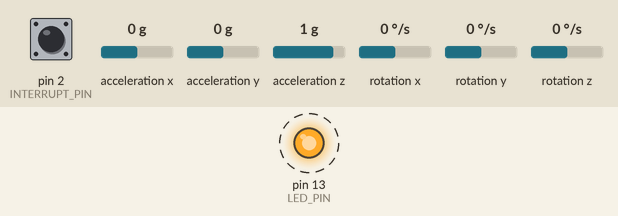
Bench run of a sketch on a simulated Arduino Uno, built with avr-gcc and run on an emulated ATmega328P. Parts: output pins drawn as LEDs (lit = HIGH). Dashed ring = blinking. The inputs (shaded band) are chosen by the test bench; at power-on: pin 2 (INTERRUPT_PIN) LOW, acceleration x 0 g, acceleration y 0 g, acceleration z 1 g, rotation x 0 °/s, rotation y 0 °/s, rotation z 0 °/s. The ROS host is connected and sends only what is stated; the sensor or clock chip raises its interrupt line as the real part does.

Above: at 0.53 s.
Timing chart, 0 to 3.5 s (numbered marks = the images above):
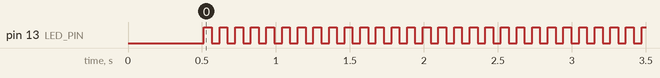

The sketch:

AMR_mpu_code.ino
```cpp
#include "I2Cdev.h"
#include "MPU6050_6Axis_MotionApps20.h"
//#include "MPU6050.h" // not necessary if using MotionApps include file
// Arduino Wire library is required if I2Cdev I2CDEV_ARDUINO_WIRE implementation
// is used in I2Cdev.h
#if I2CDEV_IMPLEMENTATION == I2CDEV_ARDUINO_WIRE
    #include "Wire.h"
#endif

// class default I2C address is 0x68
// specific I2C addresses may be passed as a parameter here
// AD0 low = 0x68 (default for SparkFun breakout and InvenSense evaluation board)
// AD0 high = 0x69
MPU6050 mpu;
//MPU6050 mpu(0x69); // <-- use for AD0 high

/* =========================================================================
   NOTE: In addition to connection 3.3v, GND, SDA, and SCL, this sketch
   depends on the MPU-6050's INT pin being connected to the Arduino's
   external interrupt #0 pin. On the Arduino Uno and Mega 2560, this is
   digital I/O pin 2.
 * ========================================================================= */

/* =========================================================================
   NOTE: Arduino v1.0.1 with the Leonardo board generates a compile error
   when using Serial.write(buf, len). The Teapot output uses this method.
   The solution requires a modification to the Arduino USBAPI.h file, which
   is fortunately simple, but annoying. This will be fixed in the next IDE
   release. For more info, see these links:

   http://arduino.cc/forum/index.php/topic,109987.0.html
   http://code.google.com/p/arduino/issues/detail?id=958
 * ========================================================================= */


// uncomment "OUTPUT_READABLE_QUATERNION" if you want to see the actual
// quaternion components in a [w, x, y, z] format (not best for parsing
// on a remote host such as Processing or something though)
#define OUTPUT_READABLE_QUATERNION
#define OUTPUT_READABLE_ACCELGYRO

// uncomment "OUTPUT_READABLE_EULER" if you want to see Euler angles
// (in degrees) calculated from the quaternions coming from the FIFO.
// Note that Euler angles suffer from gimbal lock (for more info, see
// http://en.wikipedia.org/wiki/Gimbal_lock)
//#define OUTPUT_READABLE_EULER

// uncomment "OUTPUT_READABLE_YAWPITCHROLL" if you want to see the yaw/
// pitch/roll angles (in degrees) calculated from the quaternions coming
// from the FIFO. Note this also requires gravity vector calculations.
// Also note that yaw/pitch/roll angles suffer from gimbal lock (for
// more info, see: http://en.wikipedia.org/wiki/Gimbal_lock)
//#define OUTPUT_READABLE_YAWPITCHROLL

// uncomment "OUTPUT_READABLE_REALACCEL" if you want to see acceleration
// components with gravity removed. This acceleration reference frame is
// not compensated for orientation, so +X is always +X according to the
// sensor, just without the effects of gravity. If you want acceleration
// compensated for orientation, us OUTPUT_READABLE_WORLDACCEL instead.
//#define OUTPUT_READABLE_REALACCEL

// uncomment "OUTPUT_READABLE_WORLDACCEL" if you want to see acceleration
// components with gravity removed and adjusted for the world frame of
// reference (yaw is relative to initial orientation, since no magnetometer
// is present in this case). Could be quite handy in some cases.
//#define OUTPUT_READABLE_WORLDACCEL

// uncomment "OUTPUT_TEAPOT" if you want output that matches the
// format used for the InvenSense teapot demo
//#define OUTPUT_TEAPOT


#define INTERRUPT_PIN 2  // use pin 2 on Arduino Uno & most boards
#define LED_PIN 13 // (Arduino is 13, Teensy is 11, Teensy++ is 6)
bool blinkState = false;

// MPU control/status vars
bool dmpReady = false;  // set true if DMP init was successful
uint8_t mpuIntStatus;   // holds actual interrupt status byte from MPU
uint8_t devStatus;      // return status after each device operation (0 = success, !0 = error)
uint16_t packetSize;    // expected DMP packet size (default is 42 bytes)
uint16_t fifoCount;     // count of all bytes currently in FIFO
uint8_t fifoBuffer[64]; // FIFO storage buffer

// orientation/motion vars
Quaternion q;           // [w, x, y, z]         quaternion container
int16_t ax, ay, az;
int16_t gx, gy, gz;
/*
VectorInt16 aa;         // [x, y, z]            accel sensor measurements
VectorInt16 aaReal;     // [x, y, z]            gravity-free accel sensor measurements
VectorInt16 aaWorld;    // [x, y, z]            world-frame accel sensor measurements
VectorFloat gravity;    // [x, y, z]            gravity vector
float euler[3];         // [psi, theta, phi]    Euler angle container
float ypr[3];           // [yaw, pitch, roll]   yaw/pitch/roll container and gravity vector

// packet structure for InvenSense teapot demo
uint8_t teapotPacket[14] = { '$', 0x02, 0,0, 0,0, 0,0, 0,0, 0x00, 0x00, '\r', '\n' };

*/
#include <ros.h>
#include <ros/time.h>
#include <geometry_msgs/Twist.h>
#include <sensor_msgs/Imu.h>
ros::NodeHandle nh;
int updatenh = 0;
sensor_msgs::Imu imu_msg;
ros::Publisher imu_pub("imu/data", &imu_msg);       // publisher for imu

// ================================================================
// ===               INTERRUPT DETECTION ROUTINE                ===
// ================================================================

volatile bool mpuInterrupt = false;     // indicates whether MPU interrupt pin has gone high
void dmpDataReady() {
    mpuInterrupt = true;
}


// ================================================================
// ===                      INITIAL SETUP                       ===
// ================================================================

void setup() {

    nh.initNode();
    nh.advertise(imu_pub);

    // join I2C bus (I2Cdev library doesn't do this automatically)
    #if I2CDEV_IMPLEMENTATION == I2CDEV_ARDUINO_WIRE
        Wire.begin();
        Wire.setClock(400000); // 400kHz I2C clock. Comment this line if having compilation difficulties
        Wire.setWireTimeout(3000, true); //timeout value in uSec
    #elif I2CDEV_IMPLEMENTATION == I2CDEV_BUILTIN_FASTWIRE
        Fastwire::setup(400, true);
    #endif

    // initialize serial communication
    // (115200 chosen because it is required for Teapot Demo output, but it's
    // really up to you depending on your project)
    Serial.begin(115200);
    while (!Serial); // wait for Leonardo enumeration, others continue immediately

    // NOTE: 8MHz or slower host processors, like the Teensy @ 3.3V or Arduino
    // Pro Mini running at 3.3V, cannot handle this baud rate reliably due to
    // the baud timing being too misaligned with processor ticks. You must use
    // 38400 or slower in these cases, or use some kind of external separate
    // crystal solution for the UART timer.

    // initialize device
    //Serial.println(F("Initializing I2C devices..."));
    mpu.initialize();
    pinMode(INTERRUPT_PIN, INPUT);

    // verify connection
   // Serial.println(F("Testing device connections..."));
   // Serial.println(mpu.testConnection() ? F("MPU6050 connection successful") : F("MPU6050 connection failed"));

    // wait for ready
    //Serial.println(F("\nSend any character to begin DMP programming and demo: "));
  //  while (Serial.available() && Serial.read()); // empty buffer
  //  while (!Serial.available());                 // wait for data
  //  while (Serial.available() && Serial.read()); // empty buffer again

    // load and configure the DMP
    //Serial.println(F("Initializing DMP..."));
    devStatus = mpu.dmpInitialize();

    // supply your own gyro offsets here, scaled for min sensitivity
    mpu.setXGyroOffset(220);
    mpu.setYGyroOffset(76);
    mpu.setZGyroOffset(-85);
    mpu.setZAccelOffset(1788); // 1688 factory default for my test chip

    // make sure it worked (returns 0 if so)
    if (devStatus == 0) {
        // Calibration Time: generate offsets and calibrate our MPU6050
        mpu.CalibrateAccel(6);
        mpu.CalibrateGyro(6);
        mpu.PrintActiveOffsets();
        // turn on the DMP, now that it's ready
        //Serial.println(F("Enabling DMP..."));
        mpu.setDMPEnabled(true);

        // enable Arduino interrupt detection
        //Serial.print(F("Enabling interrupt detection (Arduino external interrupt "));
        //Serial.print(digitalPinToInterrupt(INTERRUPT_PIN));
        digitalPinToInterrupt(INTERRUPT_PIN);
        //Serial.println(F(")..."));
        attachInterrupt(digitalPinToInterrupt(INTERRUPT_PIN), dmpDataReady, RISING);
        mpuIntStatus = mpu.getIntStatus();

        // set our DMP Ready flag so the main loop() function knows it's okay to use it
        //Serial.println(F("DMP ready! Waiting for first interrupt..."));
        dmpReady = true;

        // get expected DMP packet size for later comparison
        packetSize = mpu.dmpGetFIFOPacketSize();
    } else {
        // ERROR!
        // 1 = initial memory load failed
        // 2 = DMP configuration updates failed
        // (if it's going to break, usually the code will be 1)
        //Serial.print(F("DMP Initialization failed (code "));
        //Serial.print(devStatus);
       // Serial.println(F(")"));
    }

    // configure LED for output
    pinMode(LED_PIN, OUTPUT);
}

#define LOOPTIME 10
unsigned long currentMillis;
unsigned long prevMillis;

// ================================================================
// ===                    MAIN PROGRAM LOOP                     ===
// ================================================================

void loop() {

    currentMillis = millis();
    if (currentMillis - prevMillis >= LOOPTIME){

    prevMillis = currentMillis;

    // if programming failed, don't try to do anything
    if (!dmpReady) return;
    // read a packet from FIFO
    if (mpu.dmpGetCurrentFIFOPacket(fifoBuffer)) { // Get the Latest packet

      mpu.getMotion6(&ax, &ay, &az, &gx, &gy, &gz);

      imu_msg.linear_acceleration.x = ((ax/16384.0)*9.81);    // PUBLISHING IMU DATA
      //imu_msg.linear_acceleration.y = ((ay/16384.0)*9.81);   //  1 g = 9.81 ms-1
      //imu_msg.linear_acceleration.z = ((az/16384.0)*9.81);  //  in m/s-2

      //imu_msg.angular_velocity.x = ((gx/131.0)*0.0174);
      //imu_msg.angular_velocity.y = ((gy/131.0)*0.0174);
      imu_msg.angular_velocity.z = ((gz/131.0)*0.0174);       // in radian/s


      #ifdef OUTPUT_READABLE_QUATERNION
            // display quaternion values in easy matrix form: w x y z
            mpu.dmpGetQuaternion(&q, fifoBuffer);

            imu_msg.header.frame_id = "base_link";
            imu_msg.header.stamp = nh.now();
            imu_msg.orientation.x = q.x;
            imu_msg.orientation.y = q.y;
            imu_msg.orientation.z = q.z;
            imu_msg.orientation.w = q.w;

            imu_pub.publish(&imu_msg);
      #endif


        // blink LED to indicate activity
        blinkState = !blinkState;
        digitalWrite(LED_PIN, blinkState);

    //nh.spinOnce();
    delay(40);
    }

if(updatenh>=10){
 nh.spinOnce();            /////   publish pos
 //updatenh--;
 updatenh = 0;
 }
 else{
 updatenh++;
}

    }
}
```

Measured:
- by itself, pin 13 (LED_PIN): alternates HIGH for 0.05 s and LOW for 0.05 s
